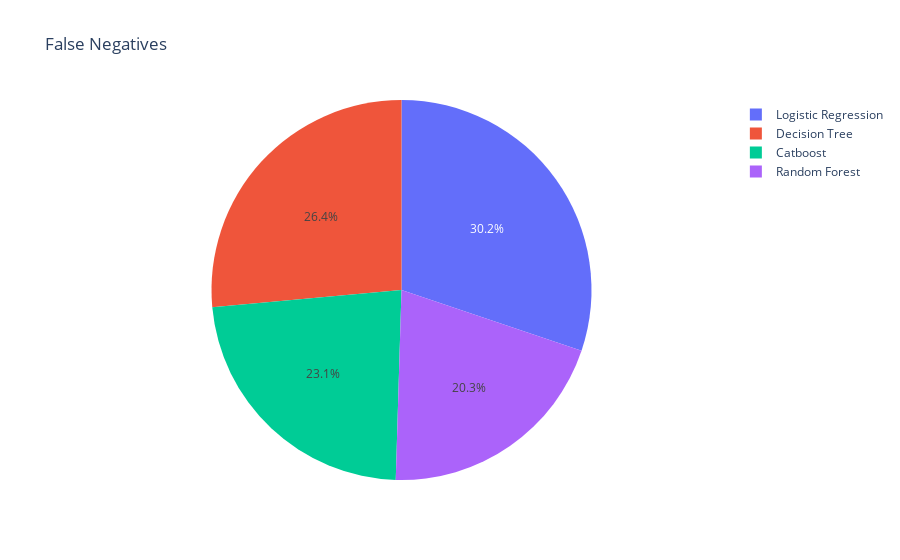

Notebook code cell kept with this figure:
### Code cell
px.pie(data_frame=cm_df, names=cm_df['model'], values=cm_df['False Negatives'], title='False Negatives')

### Figure 1 — Plotly figure (JSON) as saved in the notebook; plotly's stock layout.template omitted (floating-point values rounded to 4 significant figures)
{"data": [{"domain": {"x": [0, 1], "y": [0, 1]}, "hovertemplate": "model=%{label}<br>False Negatives=%{value}<extra></extra>", "labels": ["Random Forest", "Catboost", "Decision Tree", "Logistic Regression"], "legendgroup": "", "name": "", "showlegend": true, "type": "pie", "values": [380, 432, 495, 565]}], "layout": {"legend": {"tracegroupgap": 0}, "title": {"text": "False Negatives"}}}
